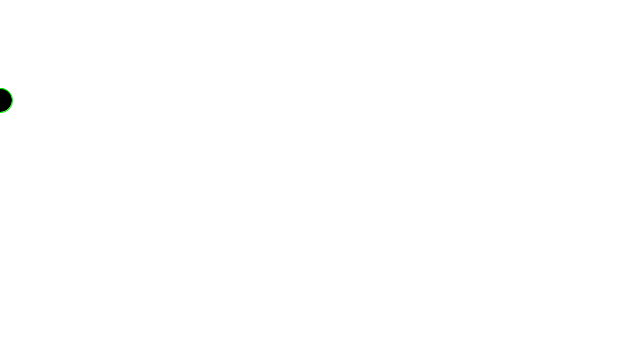
Frame 1 (no input)
Frame 60 (the mouse pressed at the canvas centre just before this capture): identical to frame 1, image omitted
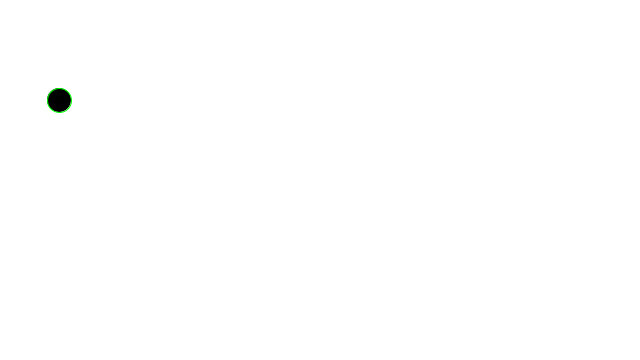
Frame 120 (the mouse held since frame 60 and released just before this capture)

The Processing sketch that drew these frames (run headless with seeded random() and noise(); from frame 60 on, the mouse is pressed at the canvas centre):

// Processing sketch: est_tua__da_bolinha
// ── est_tua__da_bolinha.pde
float circleX;
//permite dois valores true e false
boolean going = false;
void setup(){
size(640,360);  
}

void draw(){
  background(255);
  fill(0);
  stroke(0,255,0);
  ellipse(circleX,100,24,24);
  if (going){
    circleX = circleX +1;
  }
}  
//evento do botão do mouse
void mousePressed(){
  //inverte o efeito o que permite que permite que a bola pare e volte 
  going = !going;
    
}
